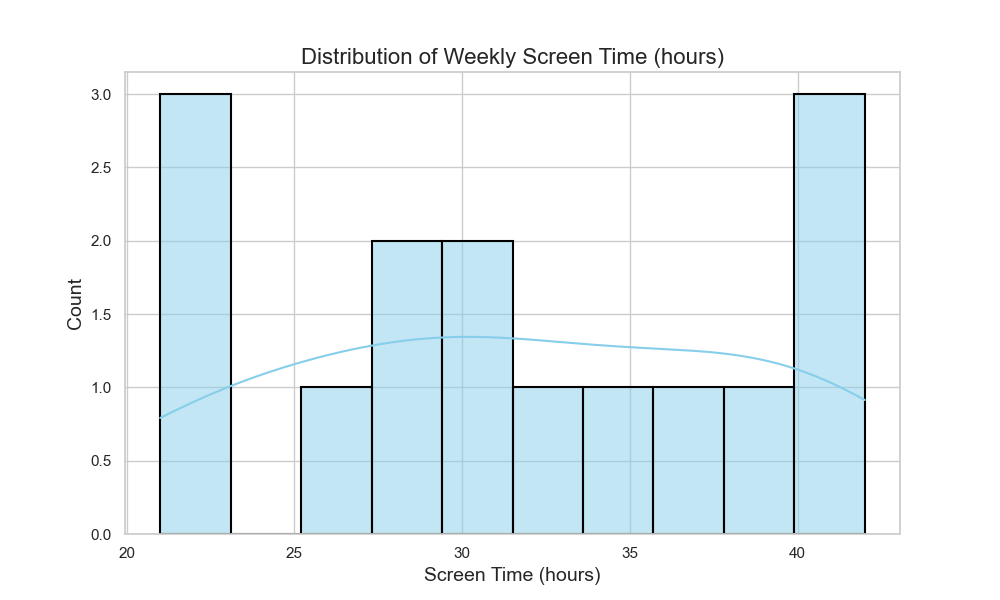

Write the Python code that produced this figure.

import seaborn as sns
import pandas as pd
import matplotlib.pyplot as plt

# Your provided data
data = [
    {'Week': 1, 'Screen Time (hours)': 21}, {'Week': 2, 'Screen Time (hours)': 35},
    {'Week': 3, 'Screen Time (hours)': 28}, {'Week': 4, 'Screen Time (hours)': 42},
    {'Week': 5, 'Screen Time (hours)': 31}, {'Week': 6, 'Screen Time (hours)': 26},
    {'Week': 7, 'Screen Time (hours)': 37}, {'Week': 8, 'Screen Time (hours)': 40},
    {'Week': 9, 'Screen Time (hours)': 23}, {'Week': 10, 'Screen Time (hours)': 33},
    {'Week': 11, 'Screen Time (hours)': 29}, {'Week': 12, 'Screen Time (hours)': 41},
    {'Week': 13, 'Screen Time (hours)': 39}, {'Week': 14, 'Screen Time (hours)': 22},
    {'Week': 15, 'Screen Time (hours)': 30}
]

# Convert data to pandas DataFrame
df = pd.DataFrame(data)

# Set the aesthetic style of the plots
sns.set_style("whitegrid")

# Increase the figure size
plt.figure(figsize=(10, 6))

# Create a histogram with additional visual encoding
# such as different color, edgecolor and a density plot on top of the histogram.
sns.histplot(
    data=df, 
    x='Screen Time (hours)', 
    bins=10,  # You can change the number of bins for granularity
    kde=True,  # Add a density plot
    color='skyblue',  # Change the fill color of the bars
    edgecolor='black',  # Color for the edges of the bars
    linewidth=1.5  # Width of the lines at the edges of the bars
)

# Customize the title and axis labels
plt.title('Distribution of Weekly Screen Time (hours)', fontsize=16)
plt.xlabel('Screen Time (hours)', fontsize=14)
plt.ylabel('Count', fontsize=14)

# Show the plot
plt.show()
